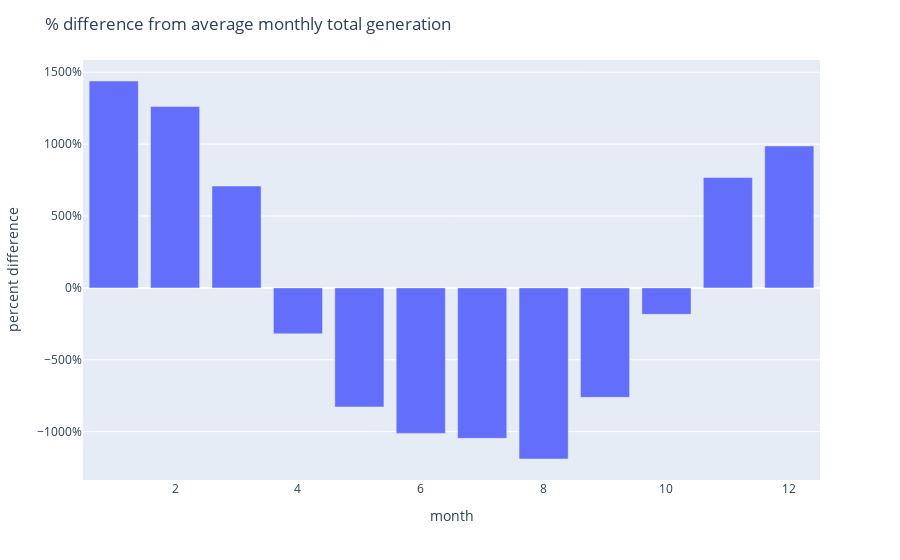

Notebook cell for this chart:
### Code cell
fig = px.bar(monthly_mean_diff)

fig.update_layout(
    yaxis_tickformat = '.0%',
    title= "% difference from average monthly total generation",
    xaxis_title="month",
    yaxis_title="percent difference",
    showlegend=False,
)
fig.show()

### Figure 1 — Plotly figure (JSON) as saved in the notebook; plotly's stock layout.template omitted (floating-point values rounded to 4 significant figures)
{"data": [{"alignmentgroup": "True", "hovertemplate": "variable=GENERATION<br>DATETIME=%{x}<br>value=%{y}<extra></extra>", "legendgroup": "GENERATION", "marker": {"color": "#636efa", "pattern": {"shape": ""}}, "name": "GENERATION", "offsetgroup": "GENERATION", "orientation": "v", "showlegend": true, "textposition": "auto", "type": "bar", "x": [1, 2, 3, 4, 5, 6, 7, 8, 9, 10, 11, 12], "xaxis": "x", "y": [14.39, 12.61, 7.083, -3.197, -8.285, -10.12, -10.47, -11.9, -7.614, -1.838, 7.672, 9.87], "yaxis": "y"}], "layout": {"barmode": "relative", "legend": {"title": {"text": "variable"}, "tracegroupgap": 0}, "margin": {"t": 60}, "showlegend": false, "title": {"text": "% difference from average monthly total generation"}, "xaxis": {"anchor": "y", "domain": [0, 1], "title": {"text": "month"}}, "yaxis": {"anchor": "x", "domain": [0, 1], "tickformat": ".0%", "title": {"text": "percent difference"}}}}
